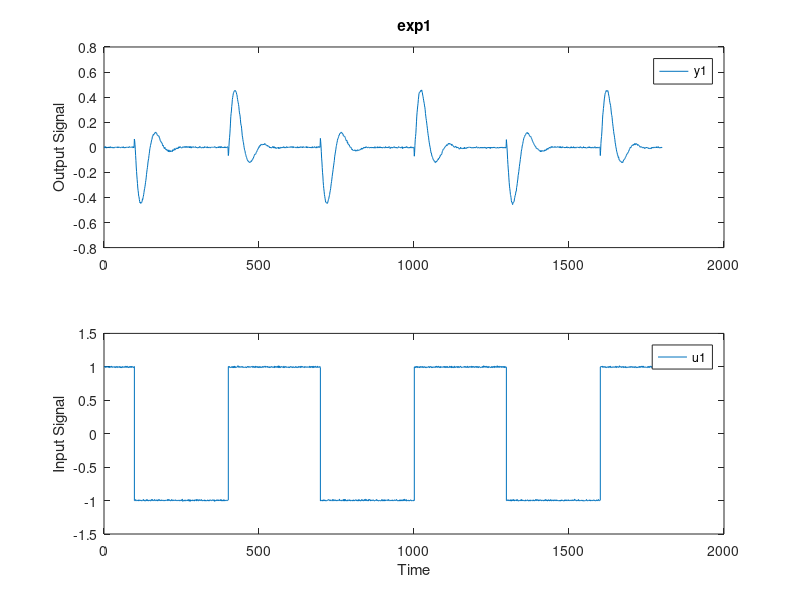

MATLAB code to generate this figure:
%% Do the experiment:
load('tergane20.mat')

%% Creat an object of data:
Te = 1/1000;
data = iddata(z,yc,Te);
plot(data);
